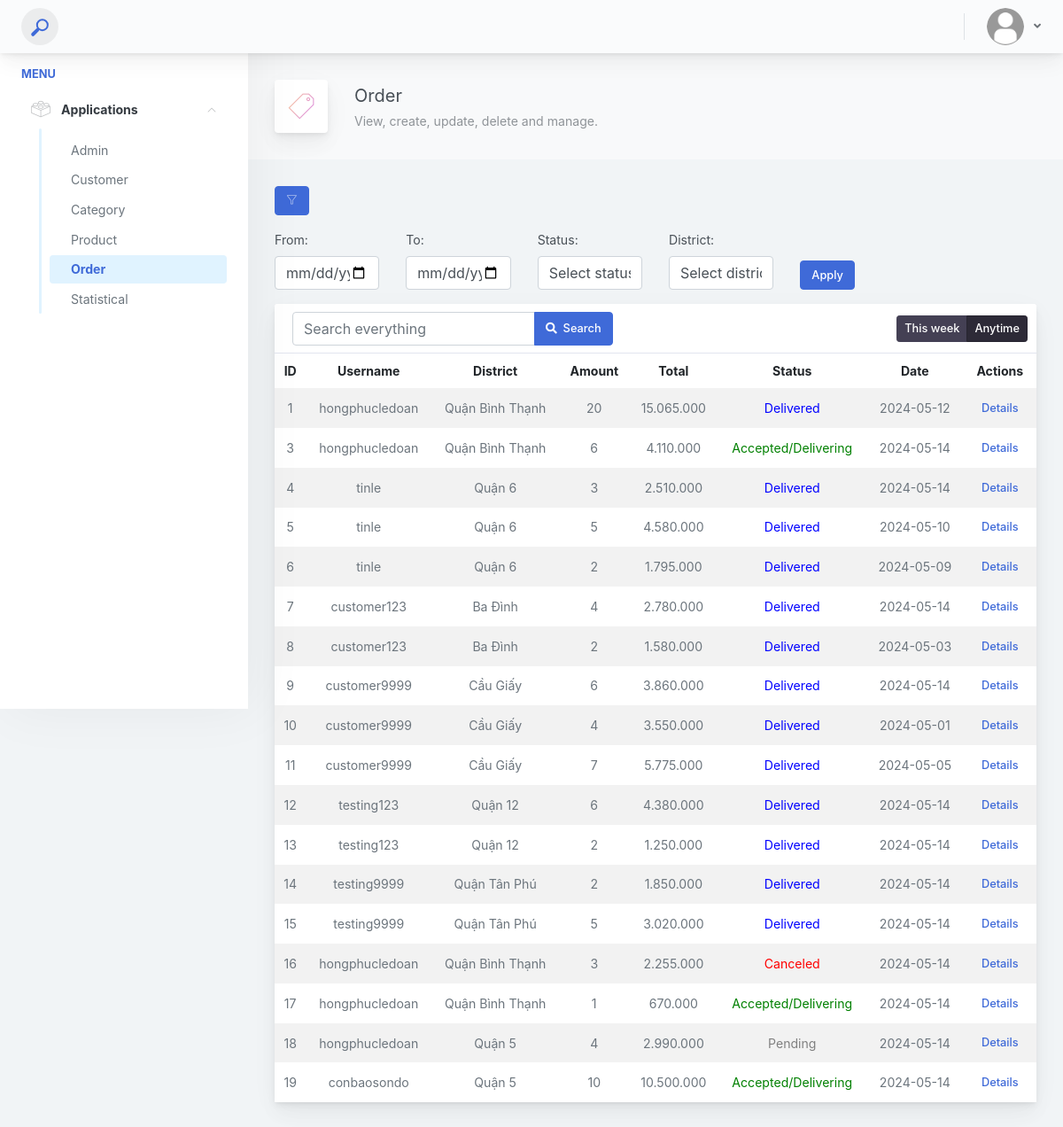
/admin/order.php (signed in), run on the app's committed database.
### tables this page shows
CREATE TABLE `orders` (
  `order_ID` int(11) NOT NULL,
  `customer_username` varchar(50) NOT NULL,
  `order_date` date NOT NULL,
  `order_status` tinyint(4) NOT NULL,
  `order_total_price` double NOT NULL,
  `order_payment_method` varchar(50) DEFAULT NULL,
  `order_address` text DEFAULT NULL,
  `order_district` varchar(50) DEFAULT NULL,
  `order_city` varchar(50) DEFAULT NULL,
  `order_receiver` text DEFAULT NULL,
  `order_phone` varchar(12) DEFAULT NULL,
  `order_email` varchar(50) DEFAULT NULL
);

CREATE TABLE `customers` (
  `customer_username` varchar(50) NOT NULL,
  `customer_password` text NOT NULL,
  `customer_email` varchar(100) DEFAULT NULL,
  `customer_phone` varchar(12) DEFAULT NULL,
  `customer_fullname` text DEFAULT NULL,
  `customer_address` text DEFAULT NULL,
  `customer_district` varchar(50) DEFAULT NULL,
  `customer_city` varchar(50) DEFAULT NULL,
  `customer_status` tinyint(4) NOT NULL
);

### lib/session.php (called while the page is built, shortened)
<?php
function getFlashData($key) {
    $value = isset($_SESSION[$key]) ? $_SESSION[$key] : null;
    return $value;
}
?>

### admin/modules/orders/filter.php (called while the page is built, shortened)
<?php
require_once '../lib/database.php';
require_once '../lib/session.php';
require_once '../helpers/format.php';
$sql = "SELECT o.order_ID AS ID,
                          c.customer_username AS Customer,
                          o.order_address AS Address,
                          SUM(od.od_quantity) AS Amount,
                          SUM(od.od_price) AS TotalPrice,
                          o.order_status AS Status,
                          o.*,
                          c.*,
                    CASE
                    WHEN o.order_status = 1 THEN 'Pending'
                    WHEN o.order_status = 2 THEN 'Accepted/Delivering'
                    WHEN o.order_status = 3 THEN 'Delivered'
                    WHEN o.order_status = 4 THEN 'Canceled'
                    END AS Status
                    FROM
                        orders o
                    INNER JOIN
                        customers c ON o.customer_username = c.customer_username
                    LEFT JOIN
                        order_details od ON o.order_ID = od.order_ID
                    LEFT JOIN
                        products p ON od.prd_ID = p.prd_ID
                    WHERE 1=1";
  $sql .= " AND o.order_status IN (1, 2, 3, 4)";
$sql .= " GROUP BY order_ID, c.customer_username, o.order_address, 'o.order_total_price', o.order_status";
$listOrders = getRow($sql);
$old = getFlashData('old');
?>

### helpers/format.php (called while the page is built, shortened)
<?php
function old($fileName, $oldData, $default = null){
    return (!empty($oldData[$fileName])) ? $oldData[$fileName] : $default;
}
?>

### lib/database.php (called while the page is built, shortened)
<?php
require_once './lib/connect.php';
function query($sql, $data = [], $check = false) {
    global $conn;
    $result = false;
    try {
        $statement = $conn->prepare($sql);
        if (!empty($data)) {
            $result = $statement->execute($data);
        } else {
            $result = $statement->execute();
        }
    } catch(Exception $exp) {
        echo $exp->getMessage() . '<br>';
        echo 'File: '. $exp->getFile() . '<br>';
        echo 'Line: '.$exp->getLine();
        die();
    }
    if($check){
        return $statement;
    }
    return $result;
}
function getRow($sql, $params = []) {
    $result = query($sql, $params, true);
    if(is_object($result)){
        return $result->fetchAll(PDO::FETCH_ASSOC);
    }
    return [];
}
?>

### admin/order.php (the view, shortened to what this page needs)
<?php
require_once './modules/orders/filter.php';
?>
<?php
include 'inc/header.php';
?>
<div class="app-main__outer">
    <div class="app-main__inner">
        <div class="app-page-title">
            <div class="page-title-wrapper">
                <div class="page-title-heading">
                    <div class="page-title-icon">
                        <i class="pe-7s-ticket icon-gradient bg-mean-fruit"></i>
                    </div>
                    <div>
                        Order
                        <div class="page-title-subheading">
                            View, create, update, delete and manage.
                        </div>
                    </div>
                </div>
            </div>
        </div>
        <div class="page-title-wrapper">
            <button id="filterButton" class="btn btn-primary " style="margin-bottom: 2%;">
                <i class="pe-7s-filter icon-gradient bg-white" style="color: #ffffff"></i>
            </button>
            <div class="" id="filterForm">
                <form method="post" class="row">
                    <div class="form-group col-md-2 ">
                        <label for="startDate">From:</label>
                        <input type="date" id="startDate" name="startDate" data-date="" data-date-format="YYYY MM DD"
                            value="<?php echo old('startDate', $old); ?>" class="form-control">
                    </div>
                    <div class="form-group col-md-2">
                        <label for="endDate">To:</label>
                        <input type="date" id="endDate" name="endDate" class="form-control" data-date=""
                            value="<?php echo old('endDate', $old); ?>" data-date-format="YYYY MM DD">
                    </div>
                    <div class="form-group col-md-2">
                        <label for="status">Status:</label>
                        <select id="status" name="status" class="form-control">
                            <option value="">Select status</option>
                        </select>
                    </div>
                    <div class="form-group col-md-2">
                        <label for="district">District:</label>
                        <select id="district" name="district" class="form-control">
                            <option value="">Select district</option>
                        </select>
                    </div>
                    <div class="form-group col-md-2 align-self-end">
                        <button type="submit" class="btn btn-primary ">Apply</button>
                    </div>
                </form>
            </div>
        </div>
        <div class="row">
            <div class="col-md-12">
                <div class="main-card mb-3 card">
                    <div class="card-header">
                        <form>
                            <div class="input-group">
                                <input type="search" name="search" id="search" placeholder="Search everything"
                                    class="form-control">
                                <span class="input-group-append">
                                    <button type="submit" class="btn btn-primary">
                                        <i class="fa fa-search"></i>&nbsp;
                                        Search
                                    </button>
                                </span>
                            </div>
                        </form>
                        <div class="btn-actions-pane-right">
                            <div role="group" class="btn-group-sm btn-group">
                                <button class="btn btn-focus">This week</button>
                                <button class="active btn btn-focus">Anytime</button>
                            </div>
                        </div>
                    </div>
                    <div class="table-responsive">
                        <table class="align-middle mb-0 table table-borderless table-striped table-hover">
                            <thead>
                                <tr>
                                    <th class="text-center">ID</th>
                                    <th class="text-center">Username</th>
                                    <th class="text-center">District</th>
                                    <th class="text-center">Amount</th>
                                    <th class="text-center">Total</th>
                                    <th class="text-center">Status</th>
                                    <th class="text-center">Date</th>
                                    <th class="text-center">Actions</th>
                                </tr>
                            </thead>
                            <tbody>
                                <?php
                                if (!empty($listOrders)):
                                    foreach ($listOrders as $item):
                                ?>
                                <tr>
                                    <td class="text-center text-muted"><?php  echo $item['ID']; ?></td>
                                    <td class="text-center text-muted"><?php  echo $item['Customer']; ?></td>
                                    <td class="text-center text-muted"><?php  echo $item['order_district']; ?></td>
                                    <td class="text-center text-muted"><?php  echo $item['Amount']; ?></td>
                                    <td class="text-center text-muted">
                                        <?php  echo number_format($item['order_total_price'], 0, ',', '.'); ?></td>
                                    <td class="text-center">
                                        <?php
                                        switch ($item['Status']) {
                                            case 'Pending':
                                                echo '<span style="color: gray;">Pending</span>';
                                                break;
                                            case 'Accepted/Delivering':
                                                echo '<span style="color: green;">Accepted/Delivering</span>';
                                                break;
                                            case 'Delivered':
                                                echo '<span style="color: blue;">Delivered</span>';
                                                break;
                                            case 'Canceled':
                                                echo '<span style="color: red;">Canceled</span>';
                                                break;
                                        }
                                        ?>
                                    </td>
                                    <td class="text-center text-muted"><?php  echo $item['order_date']; ?></td>
                                    <td class="text-center">
                                        <a href="./order-show.php?id=<?php echo $item['ID']; ?>"
                                            class="btn btn-hover-shine btn-outline-primary border-0 btn-sm">
                                            Details
                                        </a>
                                    </td>
                                </tr>
                                <?php endforeach; endif; ?>
                            </tbody>
                        </table>
                    </div>
                    <?php
include 'inc/footer.php';
?>

### data on the page
orders: order_ID "1", customer_username.customer_username "hongphucledoan", order_district "Quận Bình Thạnh", Amount "20", order_total_price "15.065.000", shows "Delivered", order_date "2024-05-12"
orders: order_ID "3", customer_username.customer_username "hongphucledoan", order_district "Quận Bình Thạnh", Amount "6", order_total_price "4.110.000", shows "Accepted/Delivering", order_date "2024-05-14"
orders: order_ID "4", customer_username.customer_username "tinle", order_district "Quận 6", Amount "3", order_total_price "2.510.000", shows "Delivered", order_date "2024-05-14"
orders: order_ID "5", customer_username.customer_username "tinle", order_district "Quận 6", Amount "5", order_total_price "4.580.000", shows "Delivered", order_date "2024-05-10"
orders: order_ID "6", customer_username.customer_username "tinle", order_district "Quận 6", Amount "2", order_total_price "1.795.000", shows "Delivered", order_date "2024-05-09"
orders: order_ID "7", customer_username.customer_username "customer123", order_district "Ba Đình", Amount "4", order_total_price "2.780.000", shows "Delivered", order_date "2024-05-14"
orders: order_ID "8", customer_username.customer_username "customer123", order_district "Ba Đình", Amount "2", order_total_price "1.580.000", shows "Delivered", order_date "2024-05-03"
orders: order_ID "9", customer_username.customer_username "customer9999", order_district "Cầu Giấy", Amount "6", order_total_price "3.860.000", shows "Delivered", order_date "2024-05-14"
orders: order_ID "10", customer_username.customer_username "customer9999", order_district "Cầu Giấy", Amount "4", order_total_price "3.550.000", shows "Delivered", order_date "2024-05-01"
orders: order_ID "11", customer_username.customer_username "customer9999", order_district "Cầu Giấy", Amount "7", order_total_price "5.775.000", shows "Delivered", order_date "2024-05-05"
orders: order_ID "12", customer_username.customer_username "testing123", order_district "Quận 12", Amount "6", order_total_price "4.380.000", shows "Delivered", order_date "2024-05-14"
orders: order_ID "13", customer_username.customer_username "testing123", order_district "Quận 12", Amount "2", order_total_price "1.250.000", shows "Delivered", order_date "2024-05-14"
orders: order_ID "14", customer_username.customer_username "testing9999", order_district "Quận Tân Phú", Amount "2", order_total_price "1.850.000", shows "Delivered", order_date "2024-05-14"
orders: order_ID "15", customer_username.customer_username "testing9999", order_district "Quận Tân Phú", Amount "5", order_total_price "3.020.000", shows "Delivered", order_date "2024-05-14"
orders: order_ID "16", customer_username.customer_username "hongphucledoan", order_district "Quận Bình Thạnh", Amount "3", order_total_price "2.255.000", shows "Canceled", order_date "2024-05-14"
orders: order_ID "17", customer_username.customer_username "hongphucledoan", order_district "Quận Bình Thạnh", Amount "1", order_total_price "670.000", shows "Accepted/Delivering", order_date "2024-05-14"
orders: order_ID "18", customer_username.customer_username "hongphucledoan", order_district "Quận 5", Amount "4", order_total_price "2.990.000", shows "Pending", order_date "2024-05-14"
orders: order_ID "19", customer_username.customer_username "conbaosondo", order_district "Quận 5", Amount "10", order_total_price "10.500.000", shows "Accepted/Delivering", order_date "2024-05-14"
